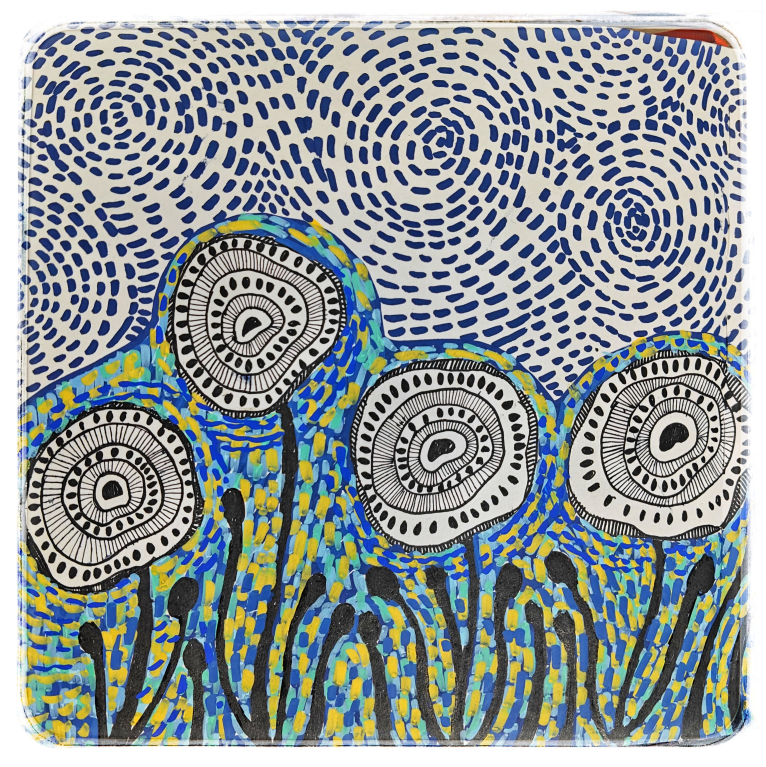
#> input picture artworks/blue_flowers.jpg, 3064 x 3068 px (shown at 1/4 size)
$ python -i filters.py   (imports and definitions only)
#> lines starting #> are read from the running program, lines starting #| are printed output that depends on the picture
#!/usr/bin/env python3
"""Creator Studio filters: colour looks for reels, ads, carousels and any finished video or image.

Filters (strength 0-1, default 1):
  bw        black and white            sepia     warm brown old-photo tone
  warm      golden, cosy               cool      crisp blue
  contrast  punchy high contrast       matte     faded, lifted blacks
  duotone   cobalt shadows, mustard highlights
  vhs       colour split, scanlines, tracking wobble
  riso      poster / risograph: few colours with print grain
plus any .cube 3D LUT (colour grade) exported from another editor.

The renderers take the same options:
  python3 make_ads.py artists --filter warm
  python3 make_video.py --filter vhs:0.6
  python3 make_flipbook.py --filter cool
  python3 make_carousels.py --filter duotone
  python3 make_ads.py --lut my_grade.cube --filter contrast:0.5   # LUT first, then the filter

Or filter something already rendered (audio, e.g. a voice-over, is kept):
  python3 filters.py IN OUT --filter sepia[:0.8] [--lut grade.cube]   # .mp4/.mov, .jpg/.png, or a folder
  python3 filters.py --list
  python3 filters.py --showreel IN.mp4 OUT.mp4    # every filter in turn on one clip, labelled
"""
import os
import subprocess
import sys
from multiprocessing import Pool

import numpy as np

COBALT = (47, 79, 160)
MUSTARD_LIGHT = (250, 214, 120)
LUMA = np.array([0.299, 0.587, 0.114], np.float32)

DESCRIPTIONS = {
    "bw": "Black and white",
    "sepia": "Sepia: warm brown old-photo tone",
    "warm": "Warm: golden and cosy",
    "cool": "Cool: crisp and blue",
    "contrast": "High contrast: deeper shadows, brighter highlights, richer colour",
    "matte": "Faded matte: lifted blacks, softer contrast",
    "duotone": "Duotone: cobalt shadows, mustard highlights",
    "vhs": "VHS: colour split, scanlines and a rolling tracking wobble",
    "riso": "Poster / riso: a few flat colours with print grain",
}


# --------------------------------------------------------------------------- the looks
# Each takes and returns float32 RGB in 0..255. `frame` lets animated looks (VHS, riso grain) move.

def luma(a):
    return a @ LUMA


def saturate(a, k):
    y = luma(a)[..., None]
    return y + (a - y) * k


# [4 lines left out: function f_bw, not called in this run]


def f_sepia(a, frame):
    y = luma(a)[..., None]
    return y * np.array([0.95, 0.82, 0.62], np.float32) + np.array([18, 10, 0], np.float32)


def f_warm(a, frame):
    return a * np.array([1.08, 1.0, 0.86], np.float32) + np.array([8, 2, -6], np.float32)


def f_cool(a, frame):
    return a * np.array([0.9, 0.98, 1.12], np.float32) + np.array([-4, 0, 10], np.float32)


# [5 lines left out: function f_contrast, not called in this run]


def f_matte(a, frame):
    return saturate(a, 0.9) * 0.82 + np.array([34, 32, 30], np.float32)


# [30 lines left out: functions f_duotone, f_vhs, f_riso, not called in this run]


FILTERS = {"bw": f_bw, "sepia": f_sepia, "warm": f_warm, "cool": f_cool, "contrast": f_contrast,
           "matte": f_matte, "duotone": f_duotone, "vhs": f_vhs, "riso": f_riso}
ALIASES = {"blackwhite": "bw", "black-and-white": "bw", "mono": "bw", "high-contrast": "contrast",
           "faded": "matte", "poster": "riso", "risograph": "riso"}


# --------------------------------------------------------------------------- LUTs

# [41 lines left out: functions load_cube, apply_lut, not called in this run]


# --------------------------------------------------------------------------- a look = optional LUT + optional filter

class Look:
    # [9 lines left out: function __init__, not called in this run]

    def __bool__(self):
        return bool(self.name or self.lut is not None)

    # [52 lines left out: functions suffix, apply, apply_bytes, from_argv, with_suffix, not called in this run]


# --------------------------------------------------------------------------- processing finished files

VIDEO_EXT = (".mp4", ".mov", ".m4v", ".webm", ".mkv")
IMAGE_EXT = (".jpg", ".jpeg", ".png", ".webp")

_JOB = {}


def _work(args):
    i, buf = args
    return _JOB["look"].apply_bytes(buf, _JOB["w"], _JOB["h"], frame=i)


def probe(path):
    out = subprocess.check_output(["ffprobe", "-v", "error", "-select_streams", "v:0", "-show_entries",
                                   "stream=width,height,r_frame_rate", "-of", "csv=p=0", path]).decode().split(",")
    num, den = out[2].strip().split("/")
    return int(out[0]), int(out[1]), f"{num}/{den}"


# [51 lines left out: functions process_video, process_image, process, not called in this run]


# --------------------------------------------------------------------------- showreel

SHOW = ["bw", "sepia", "warm", "cool", "contrast", "matte", "duotone", "vhs", "riso"]
_LABELS = {}


# [21 lines left out: functions _label_img, _show_work, not called in this run]


def showreel(src, out, seconds_each=3.0):
    """Cut a clip into equal parts, one filter each, with a label."""
    w, h, rate = probe(src)
    num, den = (int(v) for v in rate.split("/"))
    per = int(round(seconds_each * num / den))
    tmp = out + ".part.mp4"
    subprocess.run(["ffmpeg", "-y", "-v", "error", "-i", src, "-t", str(seconds_each * len(SHOW)), "-c", "copy", tmp],
                   check=True)
    _JOB.update(per=per)
    process_video(tmp, out, Look(), label_fn=_show_work)
    os.remove(tmp)


# [16 lines left out: function main, not called in this run]


# [2 lines not run here, left out]

>>> import cv2
>>> picture = cv2.imread('artworks/blue_flowers.jpg', cv2.IMREAD_GRAYSCALE)
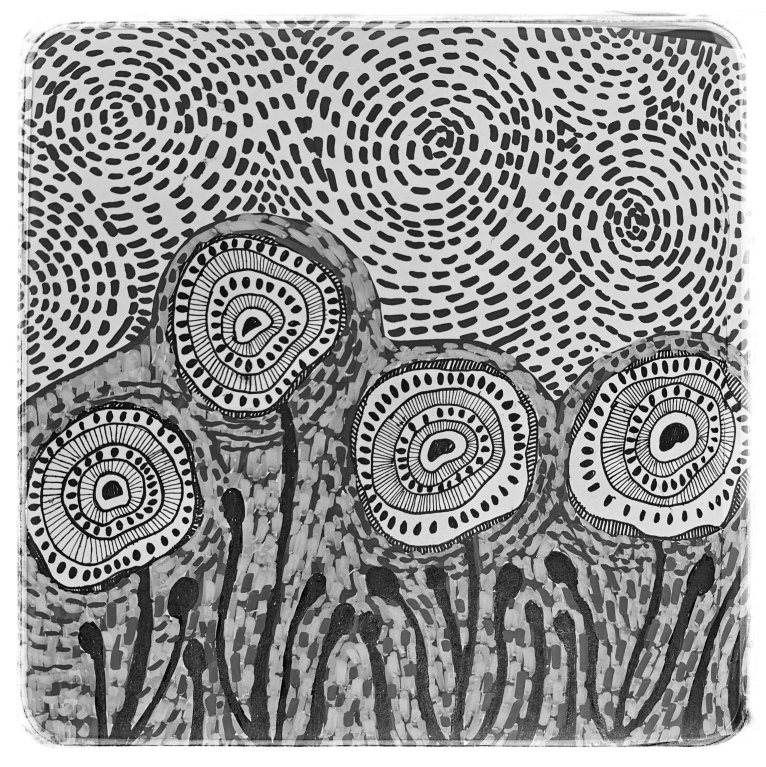
#> picture: shape (3068, 3064) (shown at 1/4 size); min 0, max 255, mean 149.3
>>> result = showreel(picture, 'out.png')
#> (the run stopped early here; a loop or call above may not have finished)

$ run again, on artworks/car_front.jpg
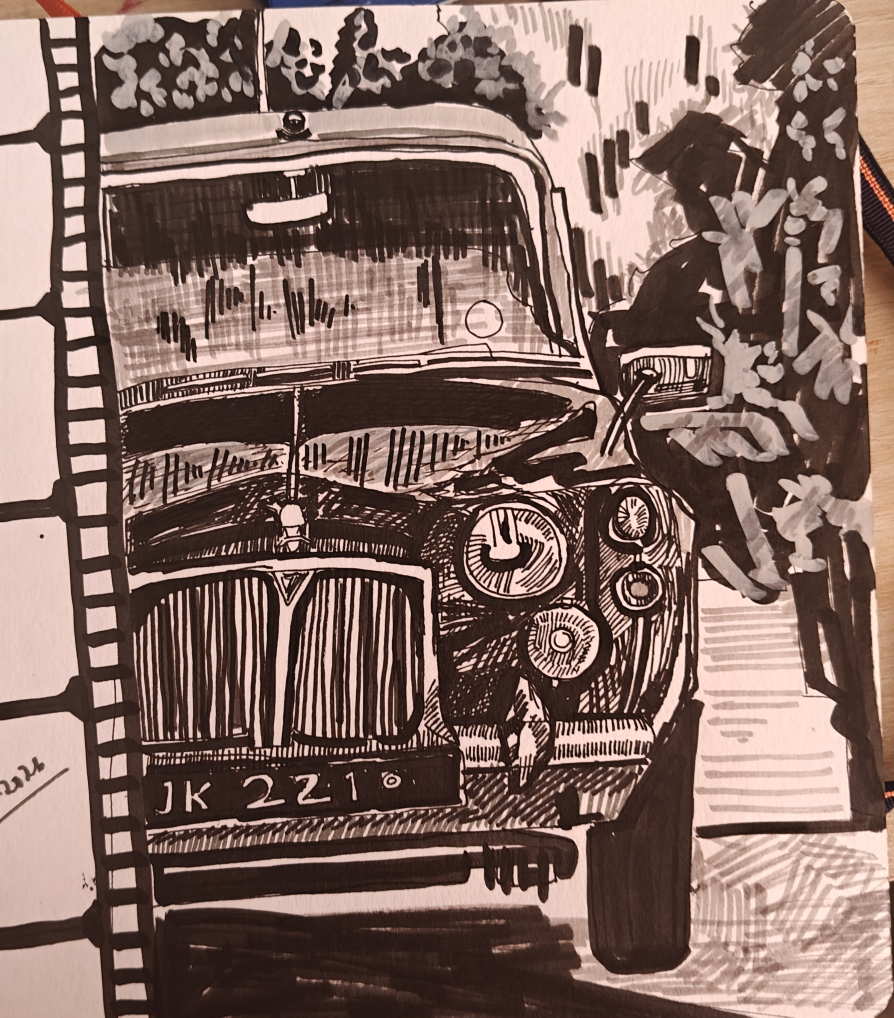
#> input picture artworks/car_front.jpg, 2680 x 3052 px (shown at 1/3 size)
#> `picture = cv2.imread('artworks/blue_flowers.jpg', cv2.IMREAD_GRAYSCALE)`:
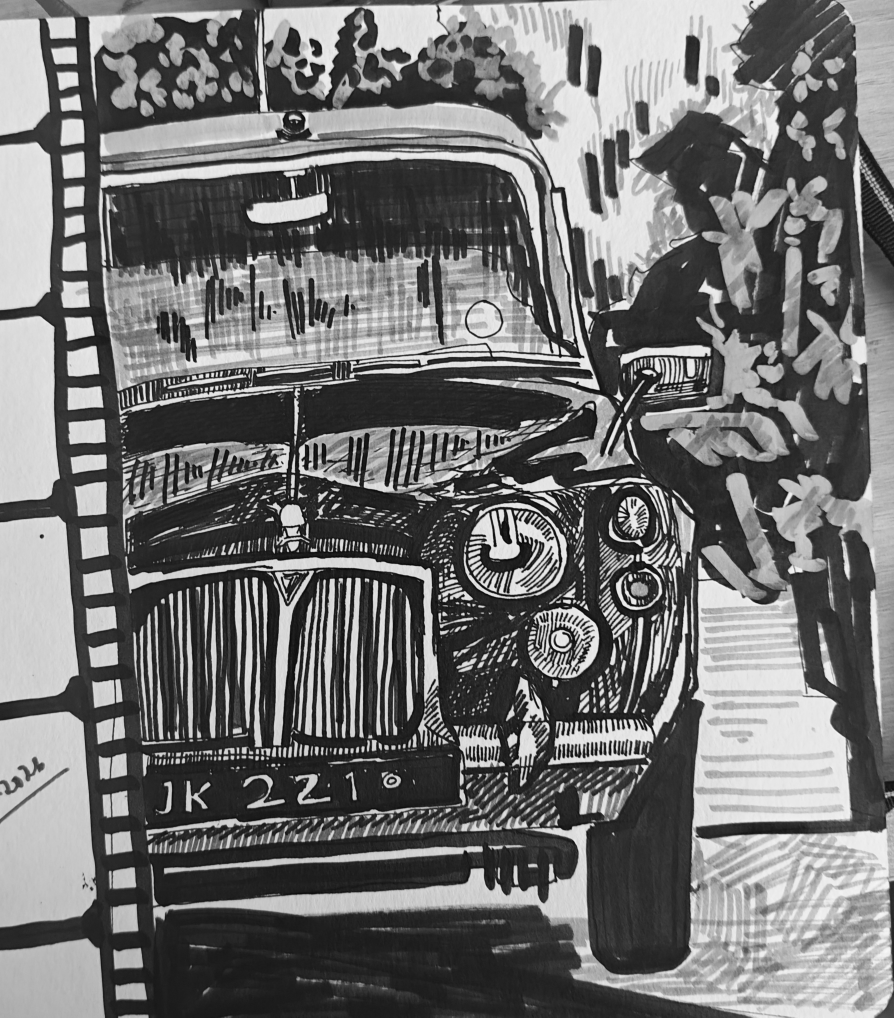
#> picture: shape (3052, 2680) (shown at 1/3 size); min 1, max 248, mean 114.3

$ run again, on artworks/clock_collage.jpg
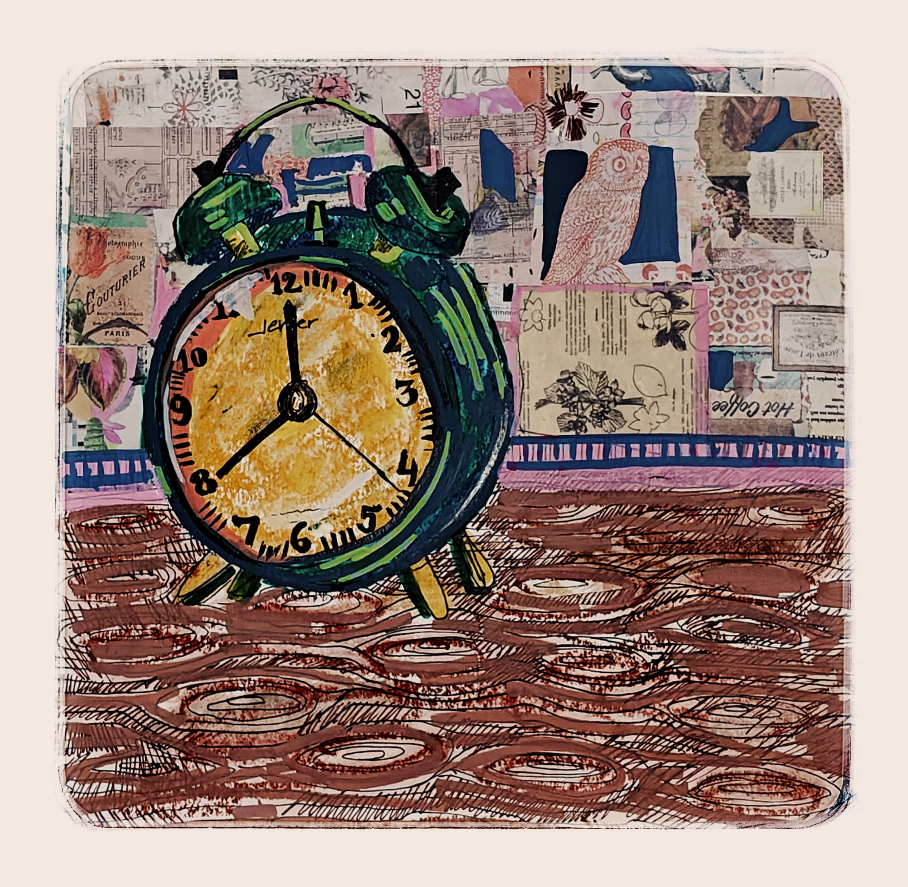
#> input picture artworks/clock_collage.jpg, 2722 x 2661 px (shown at 1/3 size)
#> `picture = cv2.imread('artworks/blue_flowers.jpg', cv2.IMREAD_GRAYSCALE)`:
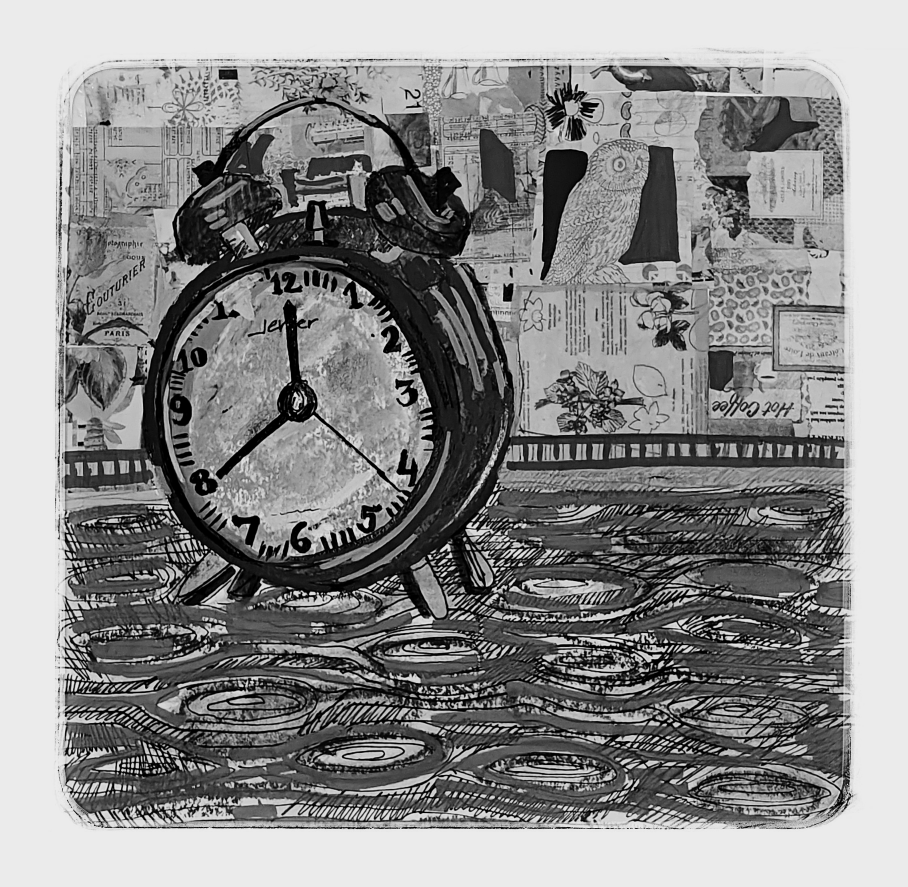
#> picture: shape (2661, 2722) (shown at 1/3 size); min 0, max 255, mean 139.1

$ run again, on artworks/dragonflies_in_hand.jpg
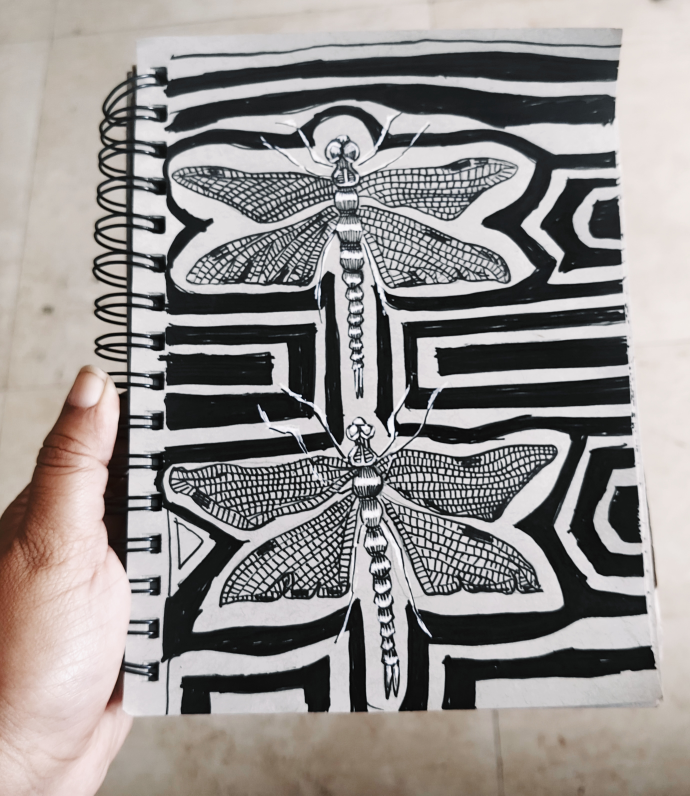
#> input picture artworks/dragonflies_in_hand.jpg, 2760 x 3182 px (shown at 1/4 size)
#> `picture = cv2.imread('artworks/blue_flowers.jpg', cv2.IMREAD_GRAYSCALE)`:
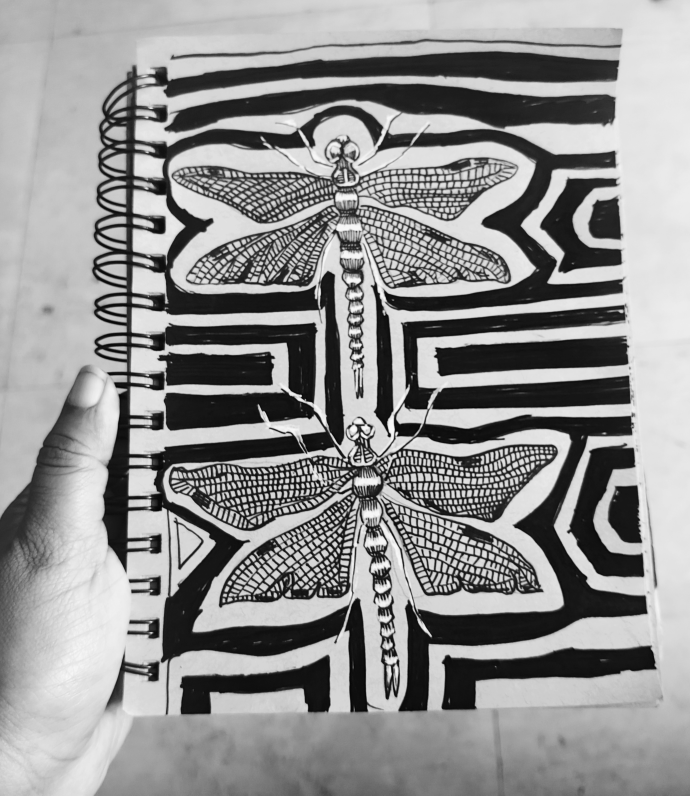
#> picture: shape (3182, 2760) (shown at 1/4 size); min 4, max 249, mean 145
